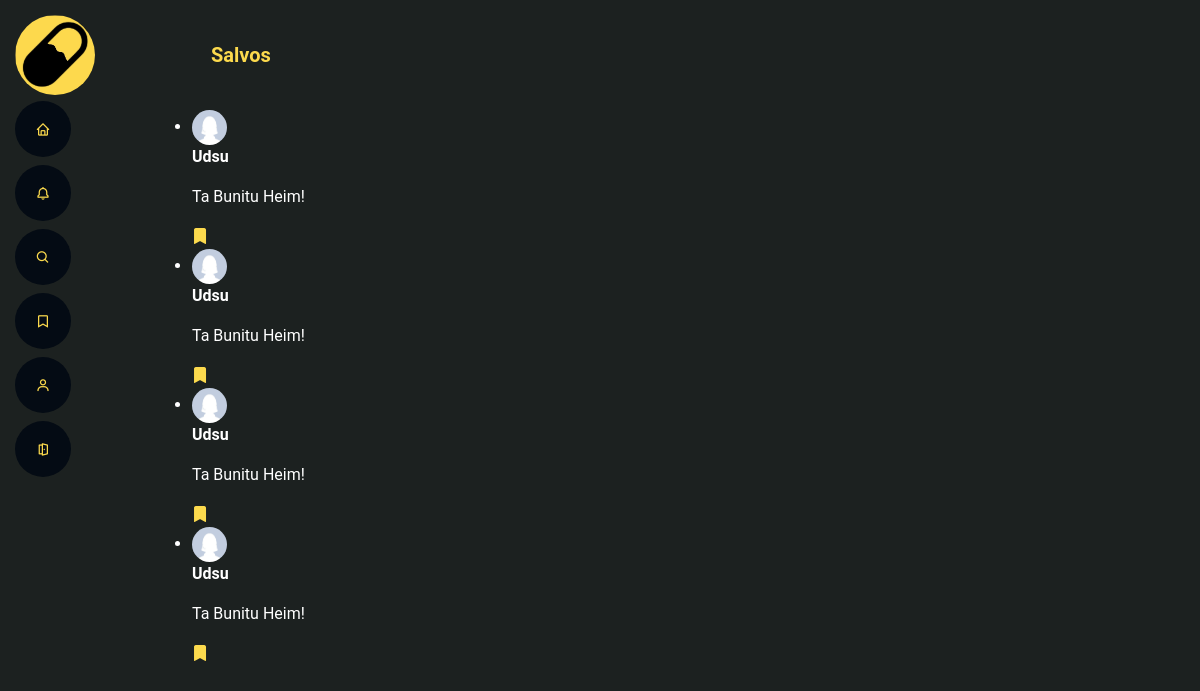
The page /Index.php?route=saves (signed in) on the database its author committed.
### tables this page shows
CREATE TABLE tb_posts (
    pos_id INT AUTO_INCREMENT PRIMARY KEY,
    pos_usu_id INT NOT NULL,
    pos_conteudo TEXT,
    pos_data_postagem TIMESTAMP DEFAULT CURRENT_TIMESTAMP ,
    FOREIGN KEY (pos_usu_id) REFERENCES tb_usuarios(usu_id)
);

CREATE TABLE tb_usuarios (
    usu_id INT AUTO_INCREMENT PRIMARY KEY,
    usu_nome VARCHAR(100) NOT NULL,
    usu_nome_usuario VARCHAR(50) NOT NULL,
    usu_email VARCHAR(100) NOT NULL UNIQUE,
    usu_senha VARCHAR(100) NOT NULL,
    usu_avatar VARCHAR(100) DEFAULT 'avatar.jpg',
    usu_img_fundo VARCHAR(100) DEFAULT 'generico.svg',
    usu_data_cadastro TIMESTAMP DEFAULT CURRENT_TIMESTAMP,
    CONSTRAINT chk_usu_nome_usuario_no_spaces CHECK (usu_nome_usuario NOT LIKE '% %')
);

### Config/Model.php (called while the page is built, shortened)
<?php
require_once (__DIR__."/../Database/SqlCommands.php");
class Model{
    public function __construct(){
        $this->query = new SqlCommands();
    }
}

### Database/SqlCommands.php (called while the page is built, shortened)
<?php
class SqlCommands{
    public function getCommand($function ){
        return $this->listCommandSql[$function];
    }
}

### App/Model/PostModel.php (called while the page is built, shortened)
<?php
require_once (__DIR__."/../../Config/Model.php");
class PostModel extends Model{
    public function getPostSave($id){
        $con = $this->conect->conection();
        $query = $this->query->getCommand("viewSave");
        $result = $con->prepare($query[0]);
        $result->bind_param('i', $id);
        $result->execute();
        if (!$result) {
            throw new Exception("Erro na consulta");
        }
        else{
            $result = $result->get_result();
            $rows = array();
            $i = 0;
            while ($row = mysqli_fetch_assoc($result)) {
                $rows[$i] = $row;
                $i++;
            }
            return $rows;
        }
    }
}

### App/Controllers/PostController.php (called while the page is built, shortened)
<?php
require_once (__DIR__.'/../Model/PostModel.php');
class PostController extends Controller{
   public function viewSave(){
        $postModel = new PostModel();
        $id = $_SESSION["user_id"];
        $posts = $postModel->getPostSave($id);
        include (__DIR__."/../../Public/Salvos.php");
   }
    }

### Public/Layout/SimplePostStructure.php (the view, shortened to what this page needs)
<?php foreach($posts as $post=>$value): ?>
    <?php $route = $_GET['route']; ?>
    <li class="search post-item">
    <div class="infoUserPost">
        <div class="imgUserPost"><img src="../Storage/perfil/<?= $value['usu_avatar']; ?>" alt=''></div>
        <div class="nameAndHour">
            <strong><?= $value["usu_nome"] ?></strong>
        </div>
    </div>
    <p>
        <?= $value["pos_conteudo"]?>
    </p>
    <?php if($route == "pesquisa"): ?>
        <?php
        $hashs = array();
        if($value["hashtags"] != null){
            $hashs = explode(",",$value["hashtags"]);
            $has_ids = explode(",", $value["has_ids"]);
        }
        ?>
        <form method='post' action='Index.php?route=pesquisa'>
            <?php $indice = 0; ?>
            <?php foreach($hashs as $has): ?>
            <button type='submit' class='nav-link scrollto' name='tag' value='<?= $has_ids[$indice] ?>'><a class="hashtags"><span id="tags"><?= $has ?></span></a></button>
            <?php $indice++; ?>
            <?php endforeach; ?>
        </form>
    <?php elseif($route == "saves"): ?>
        <form action="Index.php?route=<?= $route ?>" method="POST">
            <button type='submit' class='filepost' name='apagar' value='<?= $value['pos_id'];?>'><i class='bi bi-bookmark-fill' alt=''></i></button>
        </form>
    <?php endif; ?>
    </li>
<?php endforeach; ?>

### Resources/Assets/css/style2.css (style rules this page uses)
* { margin: 0; padding: 0; box-sizing: border-box; }
body { position: relative; width: 100%; height: 100%; }
strong { font-size: 16px; }
.search { margin: 0 10px 0 10px; }
body { background-color: #1C2120; color:white; font-family: 'Roboto', sans-serif; -webkit-font-smoothing: antialiased !important; }
.imgUserPost img { width: 35px; height: 35px; border-radius: 50%; }
button { border: none; background-color: transparent; outline: none; }
main .bx, .bi { color: #FCDA4D;; }

### rows shown on the page
tb_posts: pos_usu.usu_avatar (placeholder picture), pos_usu.usu_nome "Udsu", pos_conteudo "Ta Bunitu Heim!", $value['pos_id'] 1 (drawn)
